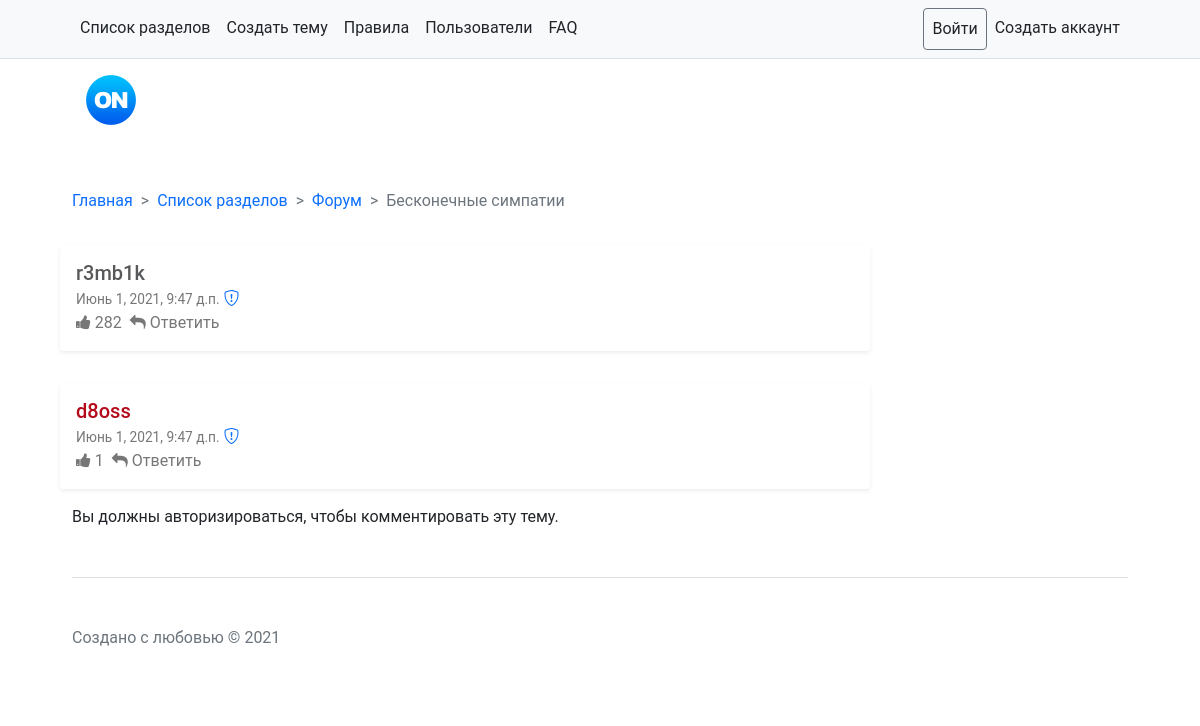
Before: /threads/16/ with the older database file.
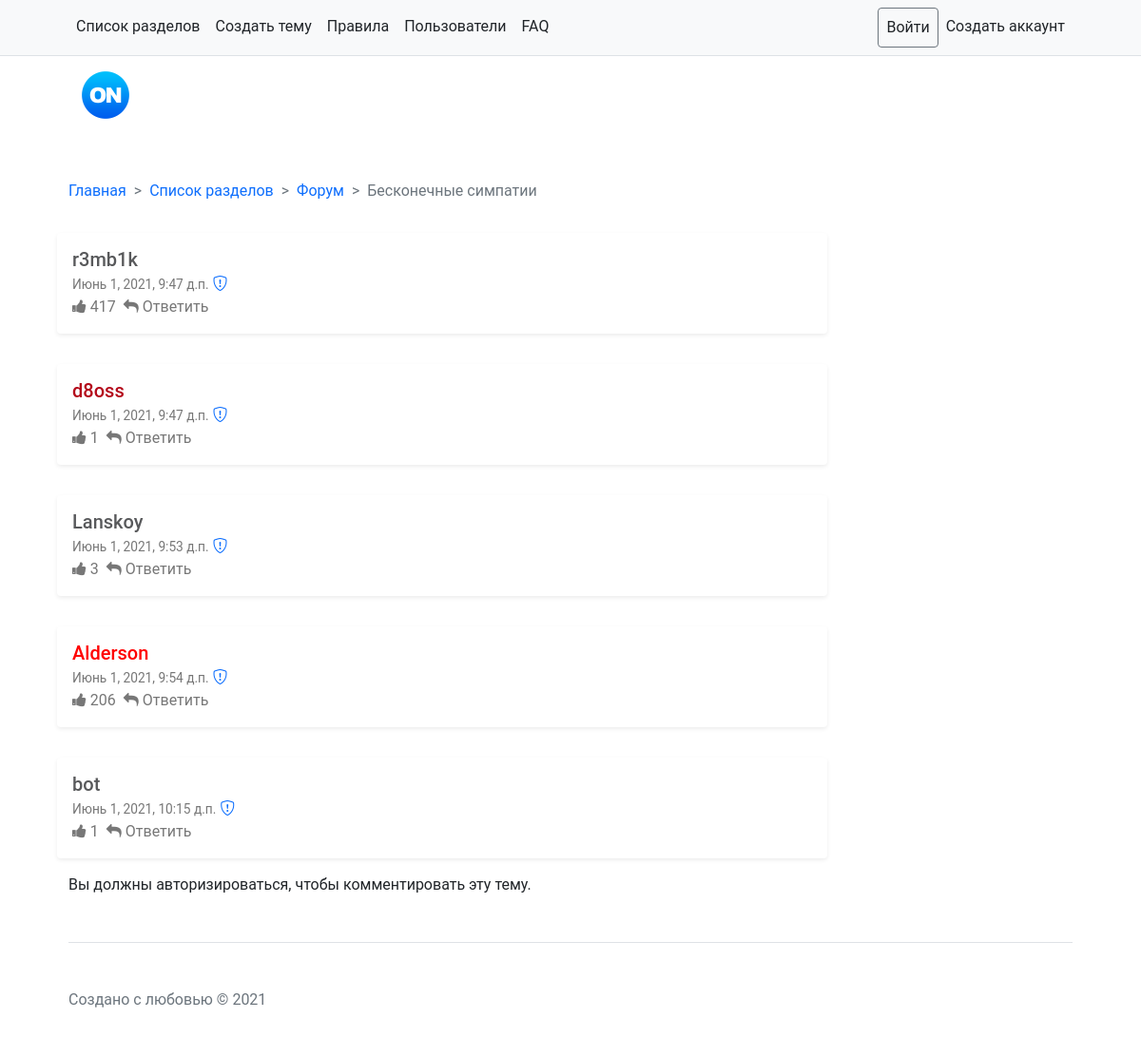
After: the same page with the newer database file.
### main/models.py (models this page shows, shortened)
class Threads(models.Model):
    title = models.CharField(max_length=50, verbose_name='Заголовок')
    date = models.DateTimeField(auto_now_add=True, db_index=True)
    user = models.ForeignKey('Users', null=True, blank=True, on_delete=models.PROTECT, verbose_name='Создатель темы')
    key = models.CharField(max_length=100, verbose_name='Уникальный идентификатор', null=True, blank=True)
    forum = models.ForeignKey('Forums', null=True, on_delete=models.PROTECT, verbose_name='Раздел')
    prefix = models.ForeignKey('Prefix', null=True, blank=True, on_delete=models.PROTECT, verbose_name='Префикс')
    class Meta:
        verbose_name_plural = 'Темы'
        verbose_name = 'Тема'
        ordering = ['-date']

class Forums(models.Model):
    name = models.CharField(max_length=50, verbose_name='Имя')
    icon = models.ForeignKey('Icon', null=True, on_delete=models.PROTECT, verbose_name='Иконка')
    desc = models.CharField(max_length=100, verbose_name='Описание', null=True)
    class Meta:
        verbose_name_plural = 'Разделы'
        verbose_name = 'Раздел'
        ordering = ['name']

class Post(models.Model):
    date = models.DateTimeField(verbose_name='Время поста', auto_now_add=True)
    content = models.TextField(verbose_name='Содержание поста')
    thid = models.IntegerField(verbose_name='Id темы', null=True)
    like = models.IntegerField(verbose_name='Лайки', null=True, default=0)
    user = models.ForeignKey('Users', null=True, blank=True, on_delete=models.PROTECT, verbose_name='Создатель поста')
    class Meta:
        verbose_name_plural = 'Посты'
        verbose_name = 'Пост'
        ordering = ['date']

class Users(models.Model):
    user = models.CharField(verbose_name='Ник', max_length=900)
    like = models.IntegerField(verbose_name='Симпатии', default=0)
    date = models.DateTimeField(auto_now_add=True, db_index=True, verbose_name='Дата регистрации')
    com = models.BooleanField(default=False, verbose_name='Администратор форума?')
    color = models.CharField(default='#58595B', verbose_name='HEX цвет ника', max_length=20)
    stat = models.CharField(null=True, blank=True, verbose_name='Статус пользователя', max_length=70)
    telegram = models.CharField(null=True, blank=True, verbose_name='Телеграмм пользователя', max_length=80)
    vk = models.CharField(null=True, blank=True, verbose_name='Вк пользователя', max_length=80)
    discord = models.CharField(null=True, blank=True, verbose_name='Дискорд пользователя', max_length=80)
    def __str__(self):
        return self.user
    class Meta:
        verbose_name_plural = 'Участники'
        verbose_name = 'Участник'
        ordering = ['-date']

### main/views.py (the view)
# urls.py: path('threads/<int:th_id>/', thread),
def thread(request, th_id):
    comment = CommentForm()
    th = Threads.objects.filter(pk=th_id)
    po = Post.objects.filter(thid=th_id)[:10]
    context = {
        'th': th,
        'po': po,
        'form': comment
    }
    if not th:
        return redirect('/')
    else:
        return render(request, 'main/threads.html', context)

### main/templates/main/threads.html (shortened to what this page needs)
{% extends "main/base.html" %}
{% load bbcode_tags %}
{% block main %}
    {% for th in th %}
        <nav style="--bs-breadcrumb-divider: '>';" aria-label="breadcrumb">
            <ol class="breadcrumb">
                <li class="breadcrumb-item"><a href="/" style="text-decoration: none;">Главная</a></li>
                <li class="breadcrumb-item"><a href="/forums" style="text-decoration: none;">Список разделов</a></li>
                <li class="breadcrumb-item"><a href="/forums/{{ th.forum.pk }}"
                                               style="text-decoration: none;">{{ th.forum.name }}</a></li>
                <li class="breadcrumb-item active" aria-current="page">{{ th.title }}</li>
            </ol>
        </nav>
        <link href="https://maxcdn.bootstrapcdn.com/font-awesome/4.7.0/css/font-awesome.min.css" rel="stylesheet"
>
        {% for po in po %}
            <div class="row" id="{{ po.pk }}">
                <div class="my-3 p-3 bg-body rounded shadow-sm">
                    <div class="g-mb-15">
                        <a href="/user/{{ po.user.user }}" class="h5 g-color-gray-dark-v1 mb-0 no-dekor"
                           style="color: {{ po.user.color }}">{{ po.user }}</a>
                        <br>
                        <span class="g-color-gray-dark-v4 g-font-size-12">{{ po.date }}</span> <a
                            title="Пожаловаться на пост {{ po.pk }}" href="/war/{{ po.pk }}"
                            class="bi bi-shield-exclamation"></a>
                    </div>
                    <ul class="list-inline d-sm-flex my-0">
                        <li class="list-inline-item g-mr-20">
                            <a class="u-link-v5 g-color-gray-dark-v4 g-color-primary--hover no-dekor"
                               href="/like/{{ po.pk }}">
                                <i class="fa fa-thumbs-up g-pos-rel g-top-1 g-mr-3"></i>
                                {{ po.like }}
                            </a>
                        </li>
                        <li class="list-inline-item ml-auto">
                            <a class="u-link-v5 g-color-gray-dark-v4 g-color-primary--hover no-dekor" href="#!">
                                <i class="fa fa-reply g-pos-rel g-top-1 g-mr-3"></i>
                                Ответить
                            </a>
                        </li>
                    </ul>
                </div>
            </div>
        {% endfor %}
        {% if user.is_authenticated %}
            <form action="/comment/{{ th.pk }}/" method="post">
                {% csrf_token %}
                <div class="input-group mb-3">
                <textarea required name="content" type="text" class="form-control" placeholder="Ваши мысли..."
                          aria-label="Username"
                          aria-describedby="basic-addon1"></textarea>
                    <button type="submit" class="btn btn-outline-secondary">Отправить</button>
                </div>
            </form>
        {% else %}
            <p>Вы должны авторизироваться, чтобы комментировать эту тему.</p>
        {% endif %}
    {% endfor %}
{% endblock %}

### main/templates/main/base.html (shortened to what this page needs)
{% load static %}
<!doctype html>
<html lang="ru">
<head>
    <link href="https://cdn.jsdelivr.net/npm/bootstrap@5.0.1/dist/css/bootstrap.min.css" rel="stylesheet"
>
    <link rel="stylesheet" href="https://cdn.jsdelivr.net/npm/bootstrap-icons@1.5.0/font/bootstrap-icons.css">
    <link href="{% static 'main/style.css' %}" type="text/css" rel="stylesheet">
    <link rel="stylesheet" href="https://cdn.jsdelivr.net/npm/bootstrap-icons@1.5.0/font/bootstrap-icons.css">
</head>
<body>
<nav class="py-2 bg-light border-bottom">
    <div class="container d-flex flex-wrap">
        <ul class="nav me-auto">
            <li class="nav-item"><a href="/forums/" class="nav-link link-dark px-2 active" aria-current="page">Список
                разделов</a></li>
            <li class="nav-item"><a href="#" class="nav-link link-dark px-2">Создать тему</a></li>
            <li class="nav-item"><a href="#" class="nav-link link-dark px-2">Правила</a></li>
            <li class="nav-item"><a href="#" class="nav-link link-dark px-2">Пользователи</a></li>
            <li class="nav-item"><a href="#" class="nav-link link-dark px-2">FAQ</a></li>
        </ul>
        {% if user.is_authenticated %}
            <ul class="nav">
                <li class="nav-item"><a href="/user/{{ user.get_username }}/" class="nav-link link-dark px-2">Мой профиль
                    | {{ user.get_username }}</a></li>
            </ul>
        {% else %}
            <ul class="nav">
                <li class="nav-item"><a href="{% url 'login' %}?next={{ request.path }}"
                                        class="nav-link link-dark px-2 btn btn-outline-secondary">Войти</a>
                </li>
                <li class="nav-item"><a href="/accounts/register" class="nav-link link-dark px-2">Создать аккаунт</a></li>
            </ul>
        {% endif %}
    </div>
</nav>
<header class="p-3 mb-3">
    <div class="container">
        <div class="d-flex flex-wrap align-items-center justify-content-center justify-content-lg-start">
            <a href="/" class="d-flex align-items-center mb-2 mb-lg-0 text-dark text-decoration-none">
                <img width="50" src="{% static 'main/logo.png' %}" alt="">
            </a>
        </div>
    </div>
</header>
<div class="content container my-5">
    <div class="row mb-3">
        <div class="col-md-9 themed-grid-col">
            {% block main %}{% endblock %}
        </div>
        <div class="col-md-3 themed-grid-col">{% block left %}{% endblock %}</div>
    </div>
    <footer class="pt-5 my-5 text-muted border-top">
        Создано с любовью © 2021
    </footer>
</div>
</body>
</html>

### main/static/main/style.css (style rules this page uses)
.g-color-gray-dark-v4 { color: #777 !important; }
.g-font-size-12 { font-size: 0.85714rem !important; }
.no-dekor { text-decoration: none; }
html { box-sizing: border-box; }
*, *:before, *:after { box-sizing: inherit; }
html, body { height: 100%; }
html, body, div, object, iframe, h1, h2, h3, h4, h5, h6, p, blockquote, ol, ul, li, form, legend, label, table, header, footer, nav, section, figure { margin: 0; padding: 0; }
header, footer, nav, section, article, hgroup, figure { display: block; }
body { font-family: 'Roboto', sans-serif; font-size: 100%; line-height: 1.5; }
.container { width: 90%; margin-left: auto; margin-right: auto; max-width: 1200px; }
.container:after { content: ""; display: table; clear: both; }
.container { margin-left: auto; margin-right: auto; width: 90%; max-width: 1200px; }

Changed rows visible on the page:
changed Post "r3mb1k": like "282" → "417"
added Post: user "Lanskoy", date "Июнь 1, 2021, 9:53 д.п.", like "3"
added Post: user "Alderson", date "Июнь 1, 2021, 9:54 д.п.", like "206"
added Post: user "bot", date "Июнь 1, 2021, 10:15 д.п.", like "1"
